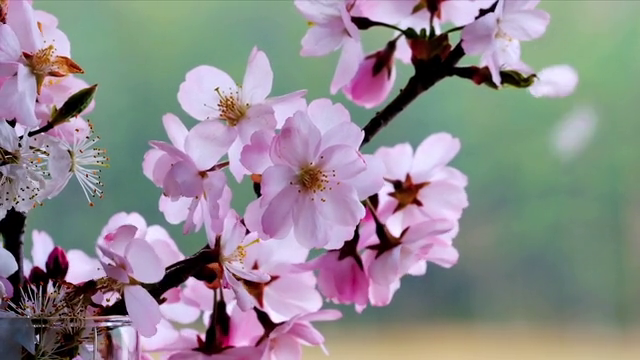
#> input picture frame 75 of openCV_02/Blossoms.mp4, 640 x 360 px
$ python 8_VideoIn.py
#> lines starting #> are read from the running program, lines starting #| are printed output that depends on the picture
import sys

import cv2

cap = cv2.VideoCapture('Blossoms.mp4')

if not cap.isOpened():
    print('동영상을 열수 없습니다')
    sys.exit()

print('가로 사이즈:', int(cap.get(cv2.CAP_PROP_FRAME_WIDTH)))
print('세로 사이즈:', int(cap.get(cv2.CAP_PROP_FRAME_HEIGHT)))
print('프레임 수:', int(cap.get(cv2.CAP_PROP_FRAME_COUNT)))

fps = cap.get(cv2.CAP_PROP_FPS)
print('FPS:', fps)

delay = round(1000 / fps)
print('delay:', delay)

while True:
    ret, frame = cap.read()
#> frame is the input picture: shape (360, 640, 3); mean B, G, R 142.9, 138.6, 143.1

    if not ret:
        break

    inversed = ~frame
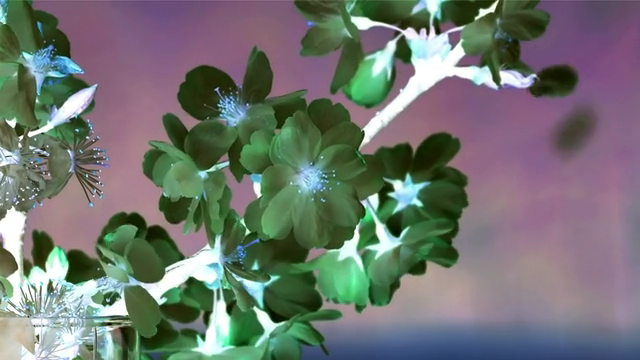
#> inversed: shape (360, 640, 3); mean B, G, R 112.1, 116.4, 111.9

    cv2.imshow('frame', frame)
    cv2.imshow('inversed', inversed)

    if cv2.waitKey(delay) == 27:
#> (key Esc is pressed here)
        break

cap.release()
cv2.destroyAllWindows()

$ run again, starting later in the video
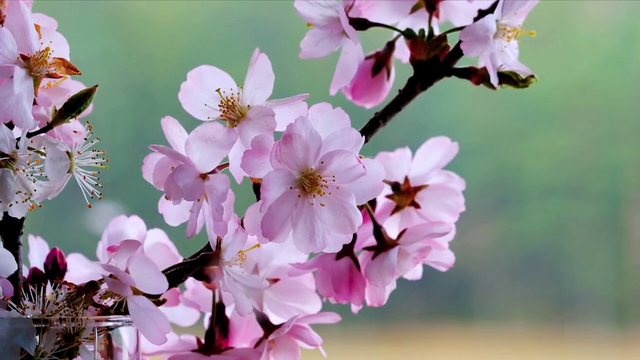
#> input picture frame 337 of openCV_02/Blossoms.mp4, 640 x 360 px
#> frame is the input picture: shape (360, 640, 3); mean B, G, R 142, 139, 142.2
#> `inversed = ~frame`:
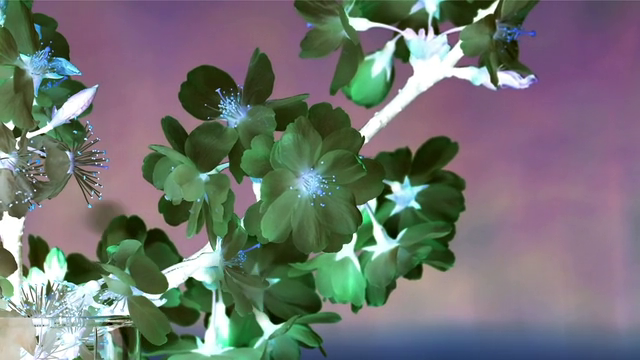
#> inversed: shape (360, 640, 3); mean B, G, R 113, 116, 112.8

$ run again, starting later in the video
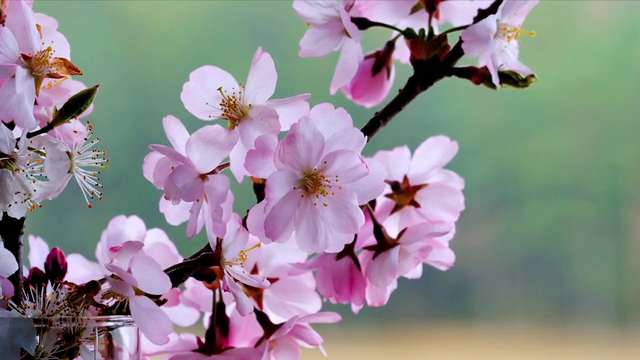
#> input picture frame 600 of openCV_02/Blossoms.mp4, 640 x 360 px
#> frame is the input picture: shape (360, 640, 3); mean B, G, R 141.3, 138.4, 141.7
#> `inversed = ~frame`:
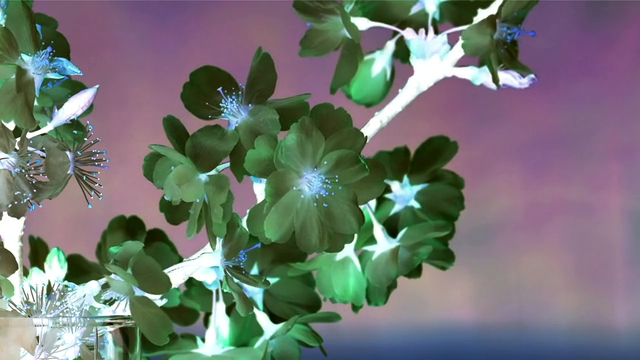
#> inversed: shape (360, 640, 3); mean B, G, R 113.7, 116.6, 113.3
